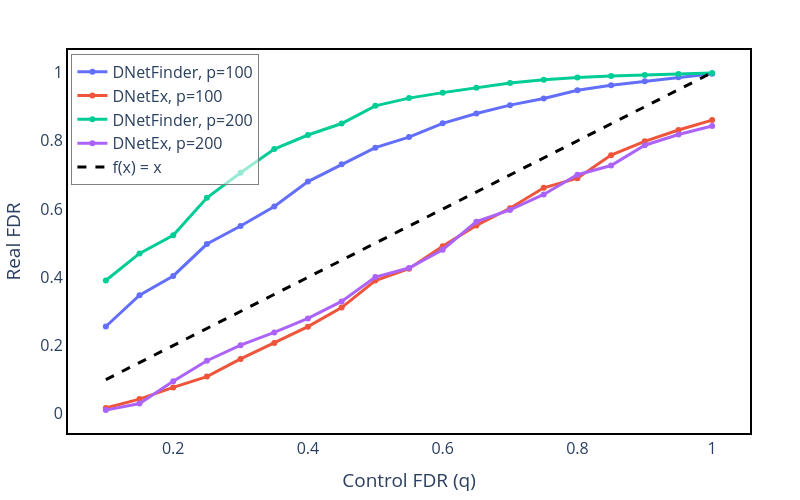

Here is the notebook cell this chart was saved with:
### Code cell
pfig = go.Figure()
temp_df = r1.groupby('alpha').FDR.mean().reset_index()
grouped = r1.groupby('alpha').FDR.agg(['mean', 'std']).reset_index()

run_number = 0

fig = go.Figure()
fig.add_trace(
    go.Scatter(
        x=temp_df.alpha.values,
        y=temp_df.FDR.values,
        mode='lines+markers',
        name='DNetFinder, p=100'
    )
)

fig.add_trace(
    go.Scatter(
        x=runs_qs_list[run_number],
        y=runs_fdr_list[run_number],
        mode='lines+markers',
        name=f'DNetEx, p=100'
    )
)

temp_df = r2.groupby('alpha').FDR.mean().reset_index()
grouped = r2.groupby('alpha').FDR.agg(['mean', 'std']).reset_index()

run_number = 1

fig.add_trace(
    go.Scatter(
        x=temp_df.alpha.values,
        y=temp_df.FDR.values,
        mode='lines+markers',
        name='DNetFinder, p=200'
    )
)

fig.add_trace(
    go.Scatter(
        x=runs_qs_list[run_number],
        y=runs_fdr_list[run_number],
        mode='lines+markers',
        name=f'DNetEx, p=200'
    )
)

fig.add_trace(
    go.Scatter(
        x=[min(runs_qs_list[run_number]), max(runs_qs_list[run_number])],
        y=[min(runs_qs_list[run_number]), max(runs_qs_list[run_number])],
        mode='lines',
        line=dict(color='black', dash='dash'),
        name="f(x) = x"
    )
)

fig.update_traces(line=dict(width=3))

fig.update_layout(
    autosize=False,
    xaxis1=dict(tickfont=dict(size=16),showticklabels=True),
    yaxis1=dict(tickfont=dict(size=16),showticklabels=True),
    width=800,
    height=500,
    xaxis_title='Control FDR (q)',
    yaxis_title='Real FDR',
    plot_bgcolor='white',
    paper_bgcolor='white',
    margin=dict(l=50, r=50, t=50, b=50),
    showlegend=True,
    legend=dict(
        x=0.005,
        y=0.99,  
        xanchor='left',
        yanchor='top',
        bgcolor='rgba(255, 255, 255, 0.6)',
        bordercolor='gray',
        borderwidth=1
    ),
    xaxis=dict(showline=True, linewidth=2, linecolor='black', mirror=True),
    yaxis=dict(showline=True, linewidth=2, linecolor='black', mirror=True),
    font=dict(size=16)
)

fig.write_image("Results/fdr-control.pdf")
fig.show()

### Figure 1 — Plotly figure (JSON) as saved in the notebook; plotly's stock layout.template omitted (floating-point values rounded to 4 significant figures)
{"data": [{"line": {"width": 3}, "mode": "lines+markers", "name": "DNetFinder, p=100", "type": "scatter", "x": [0.1, 0.15, 0.2, 0.25, 0.3, 0.35, 0.4, 0.45, 0.5, 0.55, 0.6, 0.65, 0.7, 0.75, 0.8, 0.85, 0.9, 0.95, 1], "y": [0.2557, 0.3475, 0.404, 0.4975, 0.5505, 0.6076, 0.6807, 0.7312, 0.78, 0.8109, 0.8514, 0.8799, 0.9047, 0.9239, 0.9483, 0.9632, 0.975, 0.9862, 0.9969]}, {"line": {"width": 3}, "mode": "lines+markers", "name": "DNetEx, p=100", "type": "scatter", "x": [0.1, 0.15, 0.2, 0.25, 0.3, 0.35, 0.4, 0.45, 0.5, 0.55, 0.6, 0.65, 0.7, 0.75, 0.8, 0.85, 0.9, 0.95, 1], "y": [0.01661, 0.04295, 0.07717, 0.109, 0.1608, 0.2077, 0.2553, 0.3111, 0.3903, 0.4251, 0.491, 0.552, 0.6023, 0.6624, 0.6906, 0.7581, 0.7985, 0.8318, 0.8609]}, {"line": {"width": 3}, "mode": "lines+markers", "name": "DNetFinder, p=200", "type": "scatter", "x": [0.1, 0.15, 0.2, 0.25, 0.3, 0.35, 0.4, 0.45, 0.5, 0.55, 0.6, 0.65, 0.7, 0.75, 0.8, 0.85, 0.9, 0.95, 1], "y": [0.3905, 0.4699, 0.5232, 0.6331, 0.7065, 0.7759, 0.8171, 0.8508, 0.9026, 0.9252, 0.9413, 0.9553, 0.9696, 0.9791, 0.9857, 0.9899, 0.9931, 0.9961, 0.9992]}, {"line": {"width": 3}, "mode": "lines+markers", "name": "DNetEx, p=200", "type": "scatter", "x": [0.1, 0.15, 0.2, 0.25, 0.3, 0.35, 0.4, 0.45, 0.5, 0.55, 0.6, 0.65, 0.7, 0.75, 0.8, 0.85, 0.9, 0.95, 1], "y": [0.01067, 0.03002, 0.09536, 0.1553, 0.2011, 0.2384, 0.2795, 0.3292, 0.4008, 0.4271, 0.4807, 0.5631, 0.5974, 0.6428, 0.7008, 0.7276, 0.7872, 0.8187, 0.8436]}, {"line": {"color": "black", "dash": "dash", "width": 3}, "mode": "lines", "name": "f(x) = x", "type": "scatter", "x": [0.1, 1], "y": [0.1, 1]}], "layout": {"autosize": false, "font": {"size": 16}, "height": 500, "legend": {"bgcolor": "rgba(255, 255, 255, 0.6)", "bordercolor": "gray", "borderwidth": 1, "x": 0.005, "xanchor": "left", "y": 0.99, "yanchor": "top"}, "margin": {"b": 50, "l": 50, "r": 50, "t": 50}, "paper_bgcolor": "white", "plot_bgcolor": "white", "showlegend": true, "width": 800, "xaxis": {"linecolor": "black", "linewidth": 2, "mirror": true, "showline": true, "showticklabels": true, "tickfont": {"size": 16}, "title": {"text": "Control FDR (q)"}}, "yaxis": {"linecolor": "black", "linewidth": 2, "mirror": true, "showline": true, "showticklabels": true, "tickfont": {"size": 16}, "title": {"text": "Real FDR"}}}}
